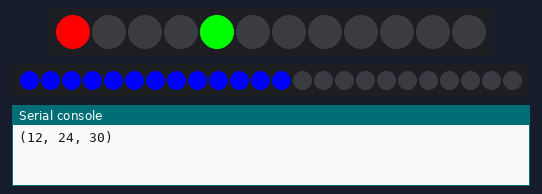
Bench run of a program on a simulated ESP8266 board running MicroPython. Shown: 12 RGB LEDs in strip order, left to right, 24 RGB LEDs in strip order, left to right, the last lines printed to the serial console. The clock reads 2024-03-15 10:24:30 at power-on unless the program sets it.

Above: at 0.1 s.
At 5.1 s:
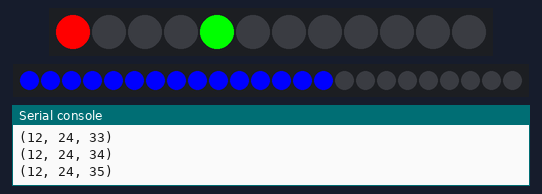
At 13.2 s:
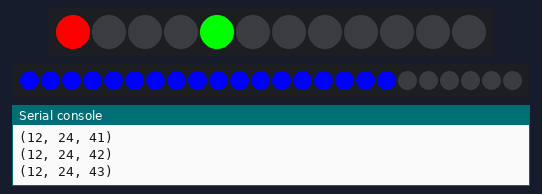
At 20.2 s:
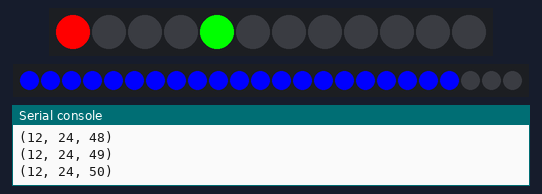
At 28.2 s:
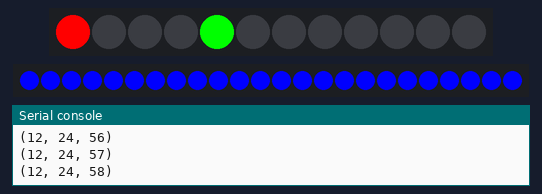
At 38.2 s:
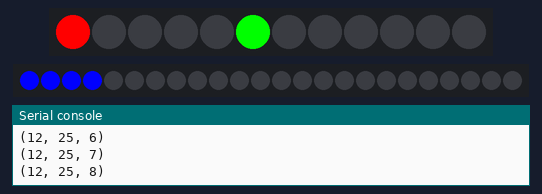

The program:

main.py
```python
from machine import Pin
from neopixel import NeoPixel
import time
from clock import Clock
from display import *

pin1 = Pin(0, Pin.OUT)
np1 = NeoPixel(pin1, 12)
pin2 = Pin(4, Pin.OUT)
np2 = NeoPixel(pin2, 24)

clock = Clock(2)

while True:
    tim = clock.currentTime()
    displayHM(np1, tim)
    displayS(np2, tim)
    print(tim)
    time.sleep(1)
```

clock.py
```python
from machine import RTC
from ntptime import settime

class Clock:
    def __init__(self, offset):
        self.offset = offset
        self.rtc = RTC()
        self.setTime()

    def currentTime(self):
        y, m, d, wd, H, M, S, ms = self.rtc.datetime()
        tzH = (H + self.offset) % 24
        return (tzH, M, S)

    def setTime(self):
        settime()
```

display.py
```python
BLACK = (0, 0, 0)
YELLOW = (255, 255, 0)
RED = (255, 0, 0)
GREEN = (0, 255, 0)
BLUE = (0, 0, 255)


def displayHM(np, time):
    hled = time[0] % 12
    mled = time[1] // 5
    for led in range(12):
        np[led] = BLACK
    if hled == mled:
        np[hled] = YELLOW
    else:
        np[hled] = RED
        np[mled] = GREEN
    np.write()


def displayS(np, time):
    sled = time[2] // 2.5
    for led in range(24):
        if sled < led:
            np[led] = BLACK
        else:
            np[led] = BLUE
    np.write()
```

Measured:
- what the display in image 4 shows lasts 2.0 s, from 28.2 s to 30.2 s
